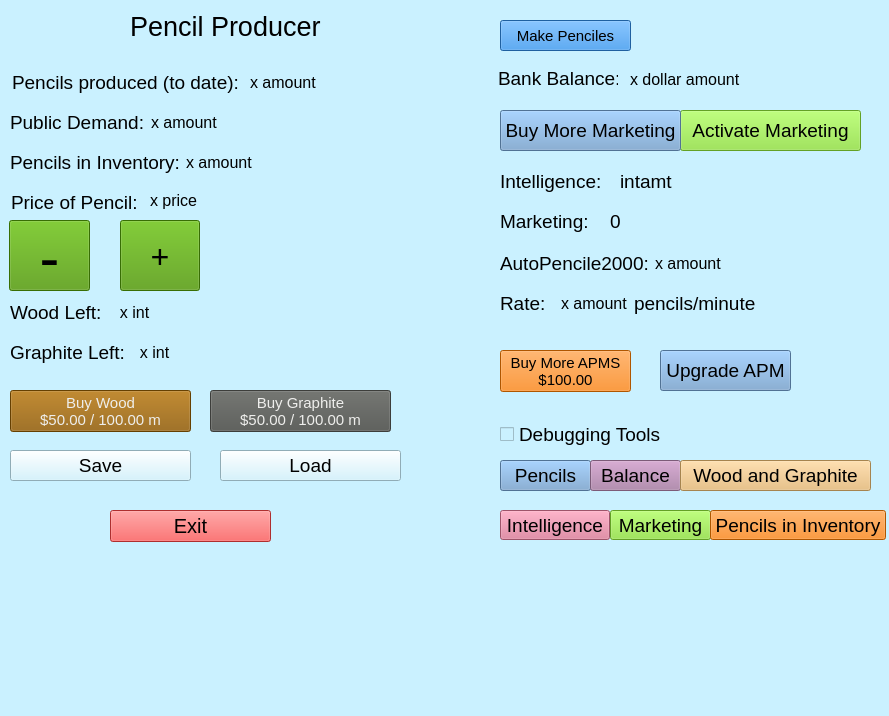
<?xml version="1.0" encoding="UTF-8"?>
<ui version="4.0">
 <class>Window</class>
 <widget class="QWidget" name="Window">
  <property name="geometry">
   <rect>
    <x>0</x>
    <y>0</y>
    <width>889</width>
    <height>716</height>
   </rect>
  </property>
  <property name="sizePolicy">
   <sizepolicy hsizetype="Preferred" vsizetype="Preferred">
    <horstretch>0</horstretch>
    <verstretch>0</verstretch>
   </sizepolicy>
  </property>
  <property name="font">
   <font>
    <pointsize>15</pointsize>
   </font>
  </property>
  <property name="windowTitle">
   <string>Window</string>
  </property>
  <property name="styleSheet">
   <string notr="true">background-color: rgb(202, 241, 255)</string>
  </property>
  <widget class="QLabel" name="intelligence">
   <property name="geometry">
    <rect>
     <x>500</x>
     <y>170</y>
     <width>106</width>
     <height>22</height>
    </rect>
   </property>
   <property name="font">
    <font>
     <pointsize>14</pointsize>
    </font>
   </property>
   <property name="text">
    <string>Intelligence:</string>
   </property>
  </widget>
  <widget class="QLabel" name="intelligence_number">
   <property name="geometry">
    <rect>
     <x>620</x>
     <y>170</y>
     <width>58</width>
     <height>22</height>
    </rect>
   </property>
   <property name="font">
    <font>
     <pointsize>14</pointsize>
    </font>
   </property>
   <property name="text">
    <string>intamt</string>
   </property>
  </widget>
  <widget class="QPushButton" name="marketing">
   <property name="geometry">
    <rect>
     <x>680</x>
     <y>110</y>
     <width>181</width>
     <height>41</height>
    </rect>
   </property>
   <property name="font">
    <font>
     <pointsize>14</pointsize>
    </font>
   </property>
   <property name="cursor">
    <cursorShape>PointingHandCursor</cursorShape>
   </property>
   <property name="styleSheet">
    <string notr="true">background-color: rgb(138, 226, 52);</string>
   </property>
   <property name="text">
    <string>Activate Marketing</string>
   </property>
  </widget>
  <widget class="QPushButton" name="upgradeapm">
   <property name="geometry">
    <rect>
     <x>660</x>
     <y>350</y>
     <width>131</width>
     <height>41</height>
    </rect>
   </property>
   <property name="font">
    <font>
     <pointsize>14</pointsize>
    </font>
   </property>
   <property name="cursor">
    <cursorShape>PointingHandCursor</cursorShape>
   </property>
   <property name="styleSheet">
    <string notr="true">background-color: rgb(114, 159, 207);</string>
   </property>
   <property name="text">
    <string>Upgrade APM</string>
   </property>
  </widget>
  <widget class="QCheckBox" name="debugtool">
   <property name="geometry">
    <rect>
     <x>500</x>
     <y>420</y>
     <width>175</width>
     <height>28</height>
    </rect>
   </property>
   <property name="font">
    <font>
     <pointsize>14</pointsize>
    </font>
   </property>
   <property name="styleSheet">
    <string notr="true"/>
   </property>
   <property name="text">
    <string>Debugging Tools </string>
   </property>
  </widget>
  <widget class="QPushButton" name="makepencils_button">
   <property name="geometry">
    <rect>
     <x>500</x>
     <y>20</y>
     <width>131</width>
     <height>31</height>
    </rect>
   </property>
   <property name="font">
    <font>
     <family>Ubuntu</family>
     <pointsize>11</pointsize>
     <weight>7</weight>
     <italic>false</italic>
     <bold>false</bold>
    </font>
   </property>
   <property name="cursor">
    <cursorShape>PointingHandCursor</cursorShape>
   </property>
   <property name="styleSheet">
    <string notr="true">background-color: rgb(43, 134, 224);
font: 57 11pt &quot;Ubuntu&quot;;
color: rgb(0, 0, 0)</string>
   </property>
   <property name="text">
    <string>Make Penciles</string>
   </property>
  </widget>
  <widget class="QWidget" name="layoutWidget1">
   <property name="geometry">
    <rect>
     <x>500</x>
     <y>290</y>
     <width>256</width>
     <height>27</height>
    </rect>
   </property>
   <property name="font">
    <font>
     <pointsize>14</pointsize>
    </font>
   </property>
   <layout class="QHBoxLayout" name="autopencilrate_layout" stretch="0,0,0">
    <item>
     <widget class="QLabel" name="autopencilrate_label1">
      <property name="font">
       <font>
        <pointsize>14</pointsize>
       </font>
      </property>
      <property name="text">
       <string>Rate:</string>
      </property>
     </widget>
    </item>
    <item>
     <widget class="QLabel" name="autopencilrate_int">
      <property name="font">
       <font>
        <family>Ubuntu</family>
        <pointsize>12</pointsize>
        <weight>7</weight>
        <italic>false</italic>
        <bold>false</bold>
       </font>
      </property>
      <property name="styleSheet">
       <string notr="true">font: 57 12pt &quot;Ubuntu&quot;;</string>
      </property>
      <property name="text">
       <string>x amount</string>
      </property>
     </widget>
    </item>
    <item>
     <widget class="QLabel" name="autopencilrate_label2">
      <property name="font">
       <font>
        <pointsize>14</pointsize>
       </font>
      </property>
      <property name="text">
       <string>pencils/minute</string>
      </property>
     </widget>
    </item>
   </layout>
  </widget>
  <widget class="QWidget" name="layoutWidget2">
   <property name="geometry">
    <rect>
     <x>500</x>
     <y>250</y>
     <width>228</width>
     <height>27</height>
    </rect>
   </property>
   <property name="font">
    <font>
     <pointsize>14</pointsize>
    </font>
   </property>
   <layout class="QHBoxLayout" name="autopencil_layout">
    <item>
     <widget class="QLabel" name="autopencil_label">
      <property name="font">
       <font>
        <pointsize>14</pointsize>
       </font>
      </property>
      <property name="styleSheet">
       <string notr="true"/>
      </property>
      <property name="text">
       <string>AutoPencile2000:</string>
      </property>
     </widget>
    </item>
    <item>
     <widget class="QLabel" name="autopencil_int">
      <property name="font">
       <font>
        <family>Ubuntu</family>
        <pointsize>12</pointsize>
        <weight>7</weight>
        <italic>false</italic>
        <bold>false</bold>
       </font>
      </property>
      <property name="styleSheet">
       <string notr="true">font: 57 12pt &quot;Ubuntu&quot;;</string>
      </property>
      <property name="text">
       <string>x amount</string>
      </property>
     </widget>
    </item>
   </layout>
  </widget>
  <widget class="QLabel" name="bankbalance_label">
   <property name="geometry">
    <rect>
     <x>498</x>
     <y>67</y>
     <width>120</width>
     <height>22</height>
    </rect>
   </property>
   <property name="font">
    <font>
     <pointsize>14</pointsize>
    </font>
   </property>
   <property name="text">
    <string>Bank Balance:</string>
   </property>
  </widget>
  <widget class="QPushButton" name="buyautopencil_button">
   <property name="geometry">
    <rect>
     <x>500</x>
     <y>350</y>
     <width>131</width>
     <height>42</height>
    </rect>
   </property>
   <property name="font">
    <font>
     <family>Ubuntu</family>
     <pointsize>11</pointsize>
     <weight>7</weight>
     <italic>false</italic>
     <bold>false</bold>
    </font>
   </property>
   <property name="cursor">
    <cursorShape>PointingHandCursor</cursorShape>
   </property>
   <property name="styleSheet">
    <string notr="true">background-color: rgb(245, 121, 0);
font: 57 11pt &quot;Ubuntu&quot;;
color: rgb(0, 0, 0)</string>
   </property>
   <property name="text">
    <string>Buy More APMS
$100.00</string>
   </property>
  </widget>
  <widget class="QLabel" name="bankbalance_int">
   <property name="geometry">
    <rect>
     <x>630</x>
     <y>70</y>
     <width>112</width>
     <height>19</height>
    </rect>
   </property>
   <property name="font">
    <font>
     <family>Ubuntu</family>
     <pointsize>12</pointsize>
     <weight>7</weight>
     <italic>false</italic>
     <bold>false</bold>
    </font>
   </property>
   <property name="styleSheet">
    <string notr="true">font: 57 12pt &quot;Ubuntu&quot;;</string>
   </property>
   <property name="text">
    <string>x dollar amount</string>
   </property>
  </widget>
  <widget class="QPushButton" name="debug_pencils">
   <property name="geometry">
    <rect>
     <x>500</x>
     <y>460</y>
     <width>91</width>
     <height>31</height>
    </rect>
   </property>
   <property name="font">
    <font>
     <pointsize>14</pointsize>
    </font>
   </property>
   <property name="cursor">
    <cursorShape>PointingHandCursor</cursorShape>
   </property>
   <property name="styleSheet">
    <string notr="true">background-color: rgb(114, 159, 207);</string>
   </property>
   <property name="text">
    <string>Pencils</string>
   </property>
  </widget>
  <widget class="QPushButton" name="debug_balance">
   <property name="geometry">
    <rect>
     <x>590</x>
     <y>460</y>
     <width>91</width>
     <height>31</height>
    </rect>
   </property>
   <property name="font">
    <font>
     <pointsize>14</pointsize>
    </font>
   </property>
   <property name="cursor">
    <cursorShape>PointingHandCursor</cursorShape>
   </property>
   <property name="styleSheet">
    <string notr="true">background-color: rgb(173, 127, 168);</string>
   </property>
   <property name="text">
    <string>Balance</string>
   </property>
  </widget>
  <widget class="QPushButton" name="debug_resource">
   <property name="geometry">
    <rect>
     <x>680</x>
     <y>460</y>
     <width>191</width>
     <height>31</height>
    </rect>
   </property>
   <property name="font">
    <font>
     <pointsize>14</pointsize>
    </font>
   </property>
   <property name="cursor">
    <cursorShape>PointingHandCursor</cursorShape>
   </property>
   <property name="styleSheet">
    <string notr="true">background-color: rgb(233, 185, 110);</string>
   </property>
   <property name="text">
    <string>Wood and Graphite</string>
   </property>
  </widget>
  <widget class="QPushButton" name="incmarketing">
   <property name="geometry">
    <rect>
     <x>500</x>
     <y>110</y>
     <width>181</width>
     <height>41</height>
    </rect>
   </property>
   <property name="font">
    <font>
     <pointsize>14</pointsize>
    </font>
   </property>
   <property name="cursor">
    <cursorShape>PointingHandCursor</cursorShape>
   </property>
   <property name="styleSheet">
    <string notr="true">background-color: rgb(114, 159, 207);</string>
   </property>
   <property name="text">
    <string>Buy More Marketing</string>
   </property>
  </widget>
  <widget class="QPushButton" name="saveBtn">
   <property name="geometry">
    <rect>
     <x>10</x>
     <y>450</y>
     <width>181</width>
     <height>31</height>
    </rect>
   </property>
   <property name="font">
    <font>
     <pointsize>14</pointsize>
    </font>
   </property>
   <property name="cursor">
    <cursorShape>PointingHandCursor</cursorShape>
   </property>
   <property name="text">
    <string>Save</string>
   </property>
  </widget>
  <widget class="QPushButton" name="loadBtn">
   <property name="geometry">
    <rect>
     <x>220</x>
     <y>450</y>
     <width>181</width>
     <height>31</height>
    </rect>
   </property>
   <property name="font">
    <font>
     <pointsize>14</pointsize>
    </font>
   </property>
   <property name="cursor">
    <cursorShape>PointingHandCursor</cursorShape>
   </property>
   <property name="text">
    <string>Load</string>
   </property>
  </widget>
  <widget class="QPushButton" name="exitButton">
   <property name="geometry">
    <rect>
     <x>110</x>
     <y>510</y>
     <width>161</width>
     <height>32</height>
    </rect>
   </property>
   <property name="cursor">
    <cursorShape>PointingHandCursor</cursorShape>
   </property>
   <property name="styleSheet">
    <string notr="true">background-color: rgb(244, 66, 66)</string>
   </property>
   <property name="text">
    <string>Exit</string>
   </property>
  </widget>
  <widget class="QPushButton" name="intelligence_debug_button">
   <property name="geometry">
    <rect>
     <x>500</x>
     <y>510</y>
     <width>110</width>
     <height>30</height>
    </rect>
   </property>
   <property name="font">
    <font>
     <pointsize>14</pointsize>
    </font>
   </property>
   <property name="cursor">
    <cursorShape>PointingHandCursor</cursorShape>
   </property>
   <property name="styleSheet">
    <string notr="true">background-color: rgb(221, 117, 148)
</string>
   </property>
   <property name="text">
    <string>Intelligence</string>
   </property>
  </widget>
  <widget class="QPushButton" name="marketing_debug_button">
   <property name="geometry">
    <rect>
     <x>610</x>
     <y>510</y>
     <width>101</width>
     <height>30</height>
    </rect>
   </property>
   <property name="font">
    <font>
     <pointsize>14</pointsize>
    </font>
   </property>
   <property name="cursor">
    <cursorShape>PointingHandCursor</cursorShape>
   </property>
   <property name="styleSheet">
    <string notr="true">background-color: rgb(138, 226, 52)</string>
   </property>
   <property name="text">
    <string>Marketing</string>
   </property>
  </widget>
  <widget class="QPushButton" name="pencils_inventory_debug_button">
   <property name="geometry">
    <rect>
     <x>710</x>
     <y>510</y>
     <width>176</width>
     <height>30</height>
    </rect>
   </property>
   <property name="font">
    <font>
     <pointsize>14</pointsize>
    </font>
   </property>
   <property name="cursor">
    <cursorShape>PointingHandCursor</cursorShape>
   </property>
   <property name="styleSheet">
    <string notr="true">background-color: rgb(245, 121, 0);</string>
   </property>
   <property name="text">
    <string>Pencils in Inventory</string>
   </property>
  </widget>
  <widget class="QLabel" name="marketing_label">
   <property name="geometry">
    <rect>
     <x>500</x>
     <y>210</y>
     <width>93</width>
     <height>22</height>
    </rect>
   </property>
   <property name="font">
    <font>
     <pointsize>14</pointsize>
    </font>
   </property>
   <property name="text">
    <string>Marketing:</string>
   </property>
  </widget>
  <widget class="QLabel" name="marketing_amount_label">
   <property name="geometry">
    <rect>
     <x>610</x>
     <y>210</y>
     <width>67</width>
     <height>22</height>
    </rect>
   </property>
   <property name="font">
    <font>
     <pointsize>14</pointsize>
    </font>
   </property>
   <property name="text">
    <string>0</string>
   </property>
  </widget>
  <widget class="QPushButton" name="buywood_button">
   <property name="geometry">
    <rect>
     <x>10</x>
     <y>390</y>
     <width>181</width>
     <height>42</height>
    </rect>
   </property>
   <property name="font">
    <font>
     <family>Ubuntu</family>
     <pointsize>11</pointsize>
     <weight>7</weight>
     <italic>false</italic>
     <bold>false</bold>
    </font>
   </property>
   <property name="cursor">
    <cursorShape>PointingHandCursor</cursorShape>
   </property>
   <property name="styleSheet">
    <string notr="true">background-color: rgb(143, 89, 2);
font: 57 11pt &quot;Ubuntu&quot;;
color: rgb(238, 238, 236);</string>
   </property>
   <property name="text">
    <string>Buy Wood
$50.00 / 100.00 m</string>
   </property>
  </widget>
  <widget class="QPushButton" name="buygraphite_button">
   <property name="geometry">
    <rect>
     <x>210</x>
     <y>390</y>
     <width>181</width>
     <height>42</height>
    </rect>
   </property>
   <property name="font">
    <font>
     <family>Ubuntu</family>
     <pointsize>11</pointsize>
     <weight>7</weight>
     <italic>false</italic>
     <bold>false</bold>
    </font>
   </property>
   <property name="cursor">
    <cursorShape>PointingHandCursor</cursorShape>
   </property>
   <property name="styleSheet">
    <string notr="true">background-color: rgb(85, 87, 83);
font: 57 11pt &quot;Ubuntu&quot;;
color: rgb(238, 238, 236);</string>
   </property>
   <property name="text">
    <string>Buy Graphite
$50.00 / 100.00 m</string>
   </property>
   <property name="autoDefault">
    <bool>false</bool>
   </property>
   <property name="default">
    <bool>false</bool>
   </property>
   <property name="flat">
    <bool>false</bool>
   </property>
  </widget>
  <widget class="QWidget" name="layoutWidget">
   <property name="geometry">
    <rect>
     <x>10</x>
     <y>110</y>
     <width>210</width>
     <height>24</height>
    </rect>
   </property>
   <layout class="QHBoxLayout" name="publicdemand_layout">
    <item>
     <widget class="QLabel" name="publicdemand_label">
      <property name="font">
       <font>
        <pointsize>14</pointsize>
       </font>
      </property>
      <property name="text">
       <string>Public Demand:</string>
      </property>
     </widget>
    </item>
    <item>
     <widget class="QLabel" name="publicdemand_int">
      <property name="font">
       <font>
        <family>Ubuntu</family>
        <pointsize>12</pointsize>
        <weight>7</weight>
        <italic>false</italic>
        <bold>false</bold>
       </font>
      </property>
      <property name="styleSheet">
       <string notr="true">font: 57 12pt &quot;Ubuntu&quot;;</string>
      </property>
      <property name="text">
       <string>x amount</string>
      </property>
     </widget>
    </item>
   </layout>
  </widget>
  <widget class="QLabel" name="main_title">
   <property name="geometry">
    <rect>
     <x>130</x>
     <y>10</y>
     <width>191</width>
     <height>32</height>
    </rect>
   </property>
   <property name="font">
    <font>
     <family>Ubuntu</family>
     <pointsize>20</pointsize>
     <weight>7</weight>
     <italic>false</italic>
     <bold>false</bold>
    </font>
   </property>
   <property name="styleSheet">
    <string notr="true">font: 58 20pt &quot;Ubuntu&quot;;
</string>
   </property>
   <property name="text">
    <string>Pencil Producer</string>
   </property>
  </widget>
  <widget class="QWidget" name="layoutWidget">
   <property name="geometry">
    <rect>
     <x>10</x>
     <y>150</y>
     <width>248</width>
     <height>24</height>
    </rect>
   </property>
   <layout class="QHBoxLayout" name="pencilinventory_layout">
    <item>
     <widget class="QLabel" name="pencilinventory_label">
      <property name="font">
       <font>
        <pointsize>14</pointsize>
       </font>
      </property>
      <property name="text">
       <string>Pencils in Inventory:</string>
      </property>
     </widget>
    </item>
    <item>
     <widget class="QLabel" name="pencilinventory_int">
      <property name="font">
       <font>
        <family>Ubuntu</family>
        <pointsize>12</pointsize>
        <weight>7</weight>
        <italic>false</italic>
        <bold>false</bold>
       </font>
      </property>
      <property name="styleSheet">
       <string notr="true">font: 57 12pt &quot;Ubuntu&quot;;
</string>
      </property>
      <property name="text">
       <string>x amount</string>
      </property>
     </widget>
    </item>
   </layout>
  </widget>
  <widget class="QWidget" name="layoutWidget">
   <property name="geometry">
    <rect>
     <x>10</x>
     <y>300</y>
     <width>181</width>
     <height>24</height>
    </rect>
   </property>
   <layout class="QHBoxLayout" name="woodleft_layout">
    <property name="spacing">
     <number>9</number>
    </property>
    <item>
     <widget class="QLabel" name="wooleft_label">
      <property name="minimumSize">
       <size>
        <width>16</width>
        <height>0</height>
       </size>
      </property>
      <property name="font">
       <font>
        <pointsize>14</pointsize>
       </font>
      </property>
      <property name="text">
       <string>Wood Left:</string>
      </property>
     </widget>
    </item>
    <item>
     <widget class="QLabel" name="woodleft_int">
      <property name="font">
       <font>
        <family>Ubuntu</family>
        <pointsize>12</pointsize>
        <weight>7</weight>
        <italic>false</italic>
        <bold>false</bold>
       </font>
      </property>
      <property name="styleSheet">
       <string notr="true">font: 57 12pt &quot;Ubuntu&quot;;</string>
      </property>
      <property name="text">
       <string>  x int</string>
      </property>
     </widget>
    </item>
   </layout>
  </widget>
  <widget class="QWidget" name="layoutWidget">
   <property name="geometry">
    <rect>
     <x>10</x>
     <y>340</y>
     <width>181</width>
     <height>24</height>
    </rect>
   </property>
   <layout class="QHBoxLayout" name="graphiteleft_layout">
    <item>
     <widget class="QLabel" name="graphiteleft_label">
      <property name="font">
       <font>
        <pointsize>14</pointsize>
       </font>
      </property>
      <property name="text">
       <string>Graphite Left:</string>
      </property>
     </widget>
    </item>
    <item>
     <widget class="QLabel" name="graphiteleft_int">
      <property name="font">
       <font>
        <family>Ubuntu</family>
        <pointsize>12</pointsize>
        <weight>7</weight>
        <italic>false</italic>
        <bold>false</bold>
       </font>
      </property>
      <property name="styleSheet">
       <string notr="true">font: 57 12pt &quot;Ubuntu&quot;;</string>
      </property>
      <property name="text">
       <string>  x int</string>
      </property>
     </widget>
    </item>
   </layout>
  </widget>
  <widget class="QLabel" name="pencilsproduced_label">
   <property name="geometry">
    <rect>
     <x>12</x>
     <y>71</y>
     <width>230</width>
     <height>22</height>
    </rect>
   </property>
   <property name="font">
    <font>
     <pointsize>14</pointsize>
    </font>
   </property>
   <property name="text">
    <string>Pencils produced (to date):</string>
   </property>
  </widget>
  <widget class="QLabel" name="pencilsproduced_int">
   <property name="geometry">
    <rect>
     <x>250</x>
     <y>72</y>
     <width>68</width>
     <height>20</height>
    </rect>
   </property>
   <property name="font">
    <font>
     <family>Ubuntu</family>
     <pointsize>12</pointsize>
     <weight>7</weight>
     <italic>false</italic>
     <bold>false</bold>
    </font>
   </property>
   <property name="styleSheet">
    <string notr="true">font: 57 12pt &quot;Ubuntu&quot;;</string>
   </property>
   <property name="text">
    <string>x amount</string>
   </property>
  </widget>
  <widget class="QLabel" name="price_label">
   <property name="geometry">
    <rect>
     <x>11</x>
     <y>191</y>
     <width>127</width>
     <height>22</height>
    </rect>
   </property>
   <property name="font">
    <font>
     <pointsize>14</pointsize>
    </font>
   </property>
   <property name="text">
    <string>Price of Pencil:</string>
   </property>
  </widget>
  <widget class="QLabel" name="price_int">
   <property name="geometry">
    <rect>
     <x>150</x>
     <y>191</y>
     <width>47</width>
     <height>19</height>
    </rect>
   </property>
   <property name="font">
    <font>
     <family>Ubuntu</family>
     <pointsize>12</pointsize>
     <weight>7</weight>
     <italic>false</italic>
     <bold>false</bold>
    </font>
   </property>
   <property name="styleSheet">
    <string notr="true">font: 57 12pt &quot;Ubuntu&quot;;</string>
   </property>
   <property name="text">
    <string>x price</string>
   </property>
  </widget>
  <widget class="QPushButton" name="price_increase_button">
   <property name="geometry">
    <rect>
     <x>120</x>
     <y>220</y>
     <width>80</width>
     <height>71</height>
    </rect>
   </property>
   <property name="font">
    <font>
     <family>Sans Bold</family>
     <pointsize>25</pointsize>
     <weight>7</weight>
     <italic>false</italic>
     <bold>false</bold>
    </font>
   </property>
   <property name="cursor">
    <cursorShape>PointingHandCursor</cursorShape>
   </property>
   <property name="styleSheet">
    <string notr="true">background-color: rgb(78, 154, 6);
font: 57 25pt &quot;Sans Bold&quot;;
color: rgb(0, 0, 0)</string>
   </property>
   <property name="text">
    <string>+</string>
   </property>
  </widget>
  <widget class="QPushButton" name="price_decrease_button">
   <property name="geometry">
    <rect>
     <x>9</x>
     <y>220</y>
     <width>81</width>
     <height>71</height>
    </rect>
   </property>
   <property name="sizePolicy">
    <sizepolicy hsizetype="Minimum" vsizetype="Fixed">
     <horstretch>0</horstretch>
     <verstretch>0</verstretch>
    </sizepolicy>
   </property>
   <property name="font">
    <font>
     <family>Sans Bold</family>
     <pointsize>45</pointsize>
     <weight>7</weight>
     <italic>false</italic>
     <bold>false</bold>
    </font>
   </property>
   <property name="cursor">
    <cursorShape>PointingHandCursor</cursorShape>
   </property>
   <property name="toolTip">
    <string>&lt;html&gt;&lt;head/&gt;&lt;body&gt;&lt;p&gt;&lt;br/&gt;&lt;/p&gt;&lt;/body&gt;&lt;/html&gt;</string>
   </property>
   <property name="styleSheet">
    <string notr="true">background-color: rgb(78, 154, 6);
font: 57 45pt &quot;Sans Bold&quot;;
color: rgb(0, 0, 0)</string>
   </property>
   <property name="text">
    <string>-</string>
   </property>
   <property name="iconSize">
    <size>
     <width>20</width>
     <height>20</height>
    </size>
   </property>
  </widget>
  <widget class="QLabel" name="label">
   <property name="geometry">
    <rect>
     <x>0</x>
     <y>550</y>
     <width>921</width>
     <height>181</height>
    </rect>
   </property>
   <property name="text">
    <string/>
   </property>
   <property name="pixmap">
    <pixmap>../attendance-clipart-pencil-3.png</pixmap>
   </property>
   <property name="scaledContents">
    <bool>true</bool>
   </property>
  </widget>
 </widget>
 <resources/>
 <connections/>
</ui>
